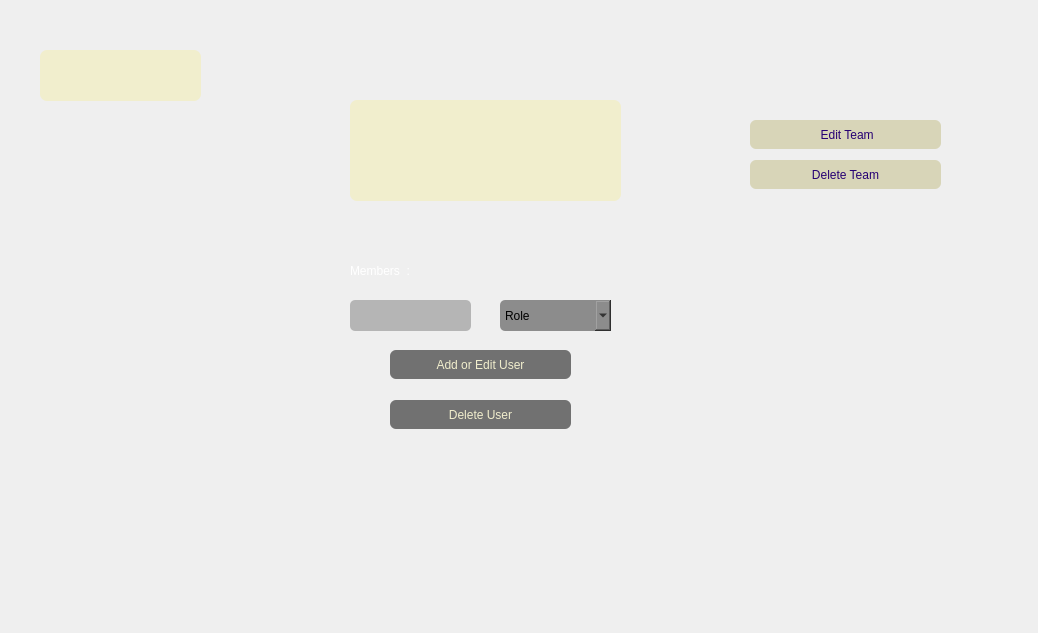
<?xml version="1.0" encoding="UTF-8"?>
<ui version="4.0">
 <class>teamdialog</class>
 <widget class="QWidget" name="teamdialog">
  <property name="geometry">
   <rect>
    <x>0</x>
    <y>0</y>
    <width>1038</width>
    <height>633</height>
   </rect>
  </property>
  <property name="windowTitle">
   <string>Form</string>
  </property>
  <widget class="QLabel" name="label">
   <property name="geometry">
    <rect>
     <x>-20</x>
     <y>0</y>
     <width>1061</width>
     <height>631</height>
    </rect>
   </property>
   <property name="styleSheet">
    <string notr="true">image: url(:/dashboard/dashboard.png);</string>
   </property>
   <property name="text">
    <string/>
   </property>
  </widget>
  <widget class="QPushButton" name="addOrEditUser">
   <property name="geometry">
    <rect>
     <x>390</x>
     <y>350</y>
     <width>181</width>
     <height>29</height>
    </rect>
   </property>
   <property name="styleSheet">
    <string notr="true">color: rgb(241, 238, 205);
background-color: rgb(113, 113, 113);
border-radius:6px;</string>
   </property>
   <property name="text">
    <string>Add or Edit User</string>
   </property>
  </widget>
  <widget class="QLabel" name="nameLabel">
   <property name="geometry">
    <rect>
     <x>40</x>
     <y>50</y>
     <width>161</width>
     <height>51</height>
    </rect>
   </property>
   <property name="styleSheet">
    <string notr="true">color: rgb(0, 0, 157);
background-color: rgb(241, 238, 205);
border-radius:7px;</string>
   </property>
   <property name="text">
    <string/>
   </property>
  </widget>
  <widget class="QLabel" name="descriptionLabel">
   <property name="geometry">
    <rect>
     <x>350</x>
     <y>100</y>
     <width>271</width>
     <height>101</height>
    </rect>
   </property>
   <property name="styleSheet">
    <string notr="true">color: rgb(0, 0, 157);
background-color: rgb(241, 238, 205);
border-radius:7px;</string>
   </property>
   <property name="text">
    <string/>
   </property>
  </widget>
  <widget class="QPushButton" name="editpro">
   <property name="geometry">
    <rect>
     <x>750</x>
     <y>120</y>
     <width>191</width>
     <height>29</height>
    </rect>
   </property>
   <property name="styleSheet">
    <string notr="true">color: rgb(38, 0, 115);
background-color: rgb(216, 213, 184);
border-radius:6px;</string>
   </property>
   <property name="text">
    <string> Edit Team</string>
   </property>
  </widget>
  <widget class="QPushButton" name="delete_user">
   <property name="geometry">
    <rect>
     <x>390</x>
     <y>400</y>
     <width>181</width>
     <height>29</height>
    </rect>
   </property>
   <property name="styleSheet">
    <string notr="true">color: rgb(241, 238, 205);
background-color: rgb(113, 113, 113);
border-radius:6px;</string>
   </property>
   <property name="text">
    <string>Delete User</string>
   </property>
  </widget>
  <widget class="QLabel" name="idLabel">
   <property name="geometry">
    <rect>
     <x>350</x>
     <y>260</y>
     <width>101</width>
     <height>21</height>
    </rect>
   </property>
   <property name="styleSheet">
    <string notr="true">color: rgb(255, 255, 255);</string>
   </property>
   <property name="text">
    <string>Members  :</string>
   </property>
  </widget>
  <widget class="QLineEdit" name="idLineEdit">
   <property name="geometry">
    <rect>
     <x>350</x>
     <y>300</y>
     <width>121</width>
     <height>31</height>
    </rect>
   </property>
   <property name="styleSheet">
    <string notr="true">border-radius:5px;
background-color: rgb(181, 181, 181);</string>
   </property>
  </widget>
  <widget class="QComboBox" name="roleComboBox">
   <property name="geometry">
    <rect>
     <x>500</x>
     <y>300</y>
     <width>111</width>
     <height>31</height>
    </rect>
   </property>
   <property name="styleSheet">
    <string notr="true">border-radius:5px;
background-color: rgb(140, 140, 140);</string>
   </property>
   <item>
    <property name="text">
     <string notr="true">Role</string>
    </property>
   </item>
   <item>
    <property name="text">
     <string>Admin</string>
    </property>
   </item>
   <item>
    <property name="text">
     <string>User</string>
    </property>
   </item>
  </widget>
  <widget class="QPushButton" name="deletepro">
   <property name="geometry">
    <rect>
     <x>750</x>
     <y>160</y>
     <width>191</width>
     <height>29</height>
    </rect>
   </property>
   <property name="styleSheet">
    <string notr="true">color: rgb(38, 0, 115);
background-color: rgb(216, 213, 184);
border-radius:6px;</string>
   </property>
   <property name="text">
    <string>Delete Team</string>
   </property>
  </widget>
 </widget>
 <resources/>
 <connections/>
</ui>
